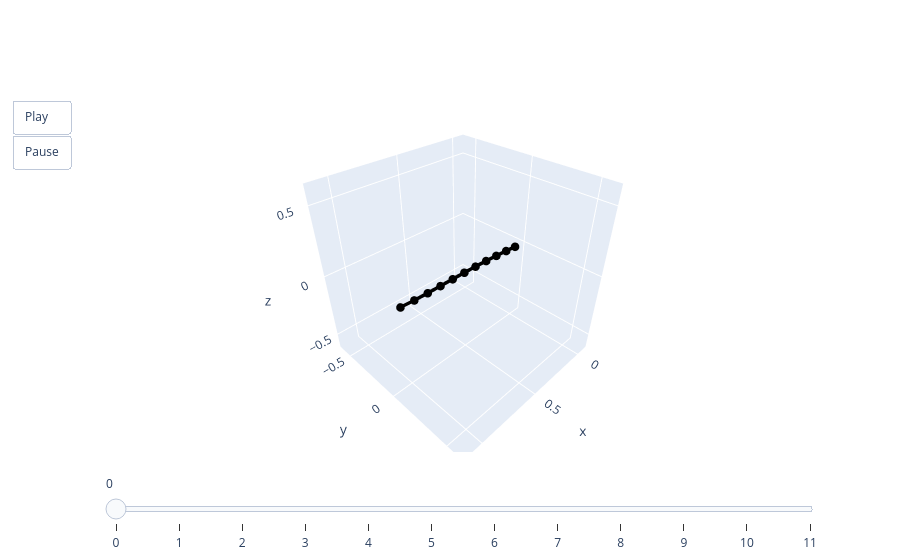

Here is the notebook cell this chart was saved with:
### Code cell
animate(pred[0])

### Figure 1 — Plotly figure (JSON) as saved in the notebook; plotly's stock layout.template omitted (floating-point values rounded to 4 significant figures)
{"data": [{"line": {"color": "black", "width": 7}, "marker": {"size": 5}, "mode": "lines+markers", "type": "scatter3d", "x": [0, 0.09822, 0.2027, 0.3059, 0.4094, 0.513, 0.6166, 0.7202, 0.8236, 0.927, 1.029], "y": [0, 0, 0, 0, 0, 0, 0, 0, 0, 0, 0], "z": [0, 0.007412, 0.01453, 0.02012, 0.02406, 0.02644, 0.02768, 0.02853, 0.02997, 0.03315, 0.03951]}], "layout": {"scene": {"aspectmode": "cube", "xaxis": {"autorange": false, "range": [-0.105, 1.155]}, "yaxis": {"autorange": false, "range": [-0.6298, 0.6298]}, "zaxis": {"autorange": false, "range": [-0.6238, 0.6357]}}, "sliders": [{"steps": [{"args": [["0"], {"frame": {"duration": 0, "redraw": true}, "mode": "immediate"}], "label": "0", "method": "animate"}, {"args": [["1"], {"frame": {"duration": 0, "redraw": true}, "mode": "immediate"}], "label": "1", "method": "animate"}, {"args": [["2"], {"frame": {"duration": 0, "redraw": true}, "mode": "immediate"}], "label": "2", "method": "animate"}, {"args": [["3"], {"frame": {"duration": 0, "redraw": true}, "mode": "immediate"}], "label": "3", "method": "animate"}, {"args": [["4"], {"frame": {"duration": 0, "redraw": true}, "mode": "immediate"}], "label": "4", "method": "animate"}, {"args": [["5"], {"frame": {"duration": 0, "redraw": true}, "mode": "immediate"}], "label": "5", "method": "animate"}, {"args": [["6"], {"frame": {"duration": 0, "redraw": true}, "mode": "immediate"}], "label": "6", "method": "animate"}, {"args": [["7"], {"frame": {"duration": 0, "redraw": true}, "mode": "immediate"}], "label": "7", "method": "animate"}, {"args": [["8"], {"frame": {"duration": 0, "redraw": true}, "mode": "immediate"}], "label": "8", "method": "animate"}, {"args": [["9"], {"frame": {"duration": 0, "redraw": true}, "mode": "immediate"}], "label": "9", "method": "animate"}, {"args": [["10"], {"frame": {"duration": 0, "redraw": true}, "mode": "immediate"}], "label": "10", "method": "animate"}, {"args": [["11"], {"frame": {"duration": 0, "redraw": true}, "mode": "immediate"}], "label": "11", "method": "animate"}]}], "updatemenus": [{"buttons": [{"args": [null, {"frame": {"duration": 50, "redraw": true}, "fromcurrent": true}], "label": "Play", "method": "animate"}, {"args": [[null], {"frame": {"duration": 0, "redraw": true}, "mode": "immediate"}], "label": "Pause", "method": "animate"}], "showactive": false, "type": "buttons"}]}}
